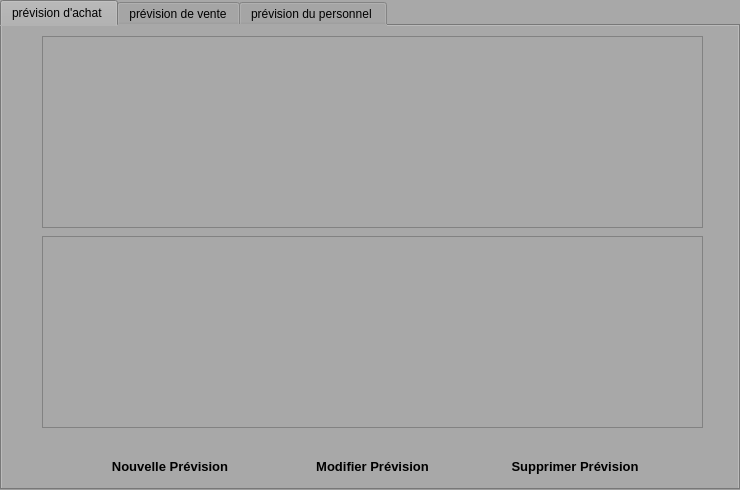
<?xml version="1.0" encoding="UTF-8"?>
<ui version="4.0">
 <class>intercafePrevision</class>
 <widget class="QWidget" name="intercafePrevision">
  <property name="geometry">
   <rect>
    <x>0</x>
    <y>0</y>
    <width>740</width>
    <height>490</height>
   </rect>
  </property>
  <property name="windowTitle">
   <string>Form</string>
  </property>
  <property name="styleSheet">
   <string notr="true">background-color:rgb(168, 168, 168);</string>
  </property>
  <widget class="QWidget" name="widget" native="true">
   <property name="geometry">
    <rect>
     <x>0</x>
     <y>0</y>
     <width>741</width>
     <height>490</height>
    </rect>
   </property>
   <widget class="QTabWidget" name="tabWidget">
    <property name="geometry">
     <rect>
      <x>0</x>
      <y>0</y>
      <width>740</width>
      <height>490</height>
     </rect>
    </property>
    <property name="styleSheet">
     <string notr="true"/>
    </property>
    <property name="currentIndex">
     <number>0</number>
    </property>
    <widget class="QWidget" name="uiAchat">
     <attribute name="title">
      <string>prévision d'achat </string>
     </attribute>
     <widget class="QWidget" name="horizontalLayoutWidget_2">
      <property name="geometry">
       <rect>
        <x>70</x>
        <y>420</y>
        <width>601</width>
        <height>41</height>
       </rect>
      </property>
      <layout class="QHBoxLayout" name="horizontalLayout_2">
       <item>
        <widget class="QPushButton" name="uiAjouterA">
         <property name="font">
          <font>
           <family>Segoe UI</family>
           <pointsize>10</pointsize>
           <weight>75</weight>
           <bold>true</bold>
          </font>
         </property>
         <property name="styleSheet">
          <string notr="true">border:rgb(255, 255, 255)</string>
         </property>
         <property name="text">
          <string>Nouvelle Prévision</string>
         </property>
         <property name="icon">
          <iconset>
           <normaloff>ProjectRessources/File-add-icon.png</normaloff>ProjectRessources/File-add-icon.png</iconset>
         </property>
         <property name="flat">
          <bool>true</bool>
         </property>
        </widget>
       </item>
       <item>
        <widget class="QPushButton" name="uiModifierA">
         <property name="font">
          <font>
           <family>Segoe UI</family>
           <pointsize>10</pointsize>
           <weight>75</weight>
           <bold>true</bold>
          </font>
         </property>
         <property name="styleSheet">
          <string notr="true">border:rgb(255, 255, 255)</string>
         </property>
         <property name="text">
          <string>Modifier Prévision</string>
         </property>
         <property name="icon">
          <iconset>
           <normaloff>ProjectRessources/File-add-icon.png</normaloff>ProjectRessources/File-add-icon.png</iconset>
         </property>
         <property name="flat">
          <bool>true</bool>
         </property>
        </widget>
       </item>
       <item>
        <widget class="QPushButton" name="uiSupprimerA">
         <property name="font">
          <font>
           <family>Segoe UI</family>
           <pointsize>10</pointsize>
           <weight>75</weight>
           <bold>true</bold>
          </font>
         </property>
         <property name="styleSheet">
          <string notr="true">border:rgb(255, 255, 255)</string>
         </property>
         <property name="text">
          <string>Supprimer Prévision</string>
         </property>
         <property name="icon">
          <iconset>
           <normaloff>ProjectRessources/Delete-icon.png</normaloff>ProjectRessources/Delete-icon.png</iconset>
         </property>
         <property name="flat">
          <bool>true</bool>
         </property>
        </widget>
       </item>
      </layout>
     </widget>
     <widget class="QTableView" name="achatPrevision">
      <property name="geometry">
       <rect>
        <x>40</x>
        <y>210</y>
        <width>661</width>
        <height>192</height>
       </rect>
      </property>
     </widget>
     <widget class="QTableView" name="achatArtice">
      <property name="geometry">
       <rect>
        <x>40</x>
        <y>10</y>
        <width>661</width>
        <height>192</height>
       </rect>
      </property>
     </widget>
    </widget>
    <widget class="QWidget" name="uiVente">
     <attribute name="title">
      <string>prévision de vente</string>
     </attribute>
     <widget class="QTableView" name="venteArticle">
      <property name="geometry">
       <rect>
        <x>40</x>
        <y>10</y>
        <width>661</width>
        <height>192</height>
       </rect>
      </property>
     </widget>
     <widget class="QTableView" name="ventePrevision">
      <property name="geometry">
       <rect>
        <x>40</x>
        <y>210</y>
        <width>661</width>
        <height>192</height>
       </rect>
      </property>
     </widget>
     <widget class="QWidget" name="horizontalLayoutWidget">
      <property name="geometry">
       <rect>
        <x>70</x>
        <y>420</y>
        <width>601</width>
        <height>41</height>
       </rect>
      </property>
      <layout class="QHBoxLayout" name="horizontalLayout">
       <item>
        <widget class="QPushButton" name="uiAjouterV">
         <property name="font">
          <font>
           <family>Segoe UI</family>
           <pointsize>10</pointsize>
           <weight>75</weight>
           <bold>true</bold>
          </font>
         </property>
         <property name="styleSheet">
          <string notr="true">border:rgb(255, 255, 255)</string>
         </property>
         <property name="text">
          <string>Nouvelle Prévision</string>
         </property>
         <property name="icon">
          <iconset>
           <normaloff>ProjectRessources/File-add-icon.png</normaloff>ProjectRessources/File-add-icon.png</iconset>
         </property>
         <property name="flat">
          <bool>true</bool>
         </property>
        </widget>
       </item>
       <item>
        <widget class="QPushButton" name="uiModifierV">
         <property name="font">
          <font>
           <family>Segoe UI</family>
           <pointsize>10</pointsize>
           <weight>75</weight>
           <bold>true</bold>
          </font>
         </property>
         <property name="styleSheet">
          <string notr="true">border:rgb(255, 255, 255)</string>
         </property>
         <property name="text">
          <string>Modifier Prévision</string>
         </property>
         <property name="icon">
          <iconset>
           <normaloff>ProjectRessources/File-add-icon.png</normaloff>ProjectRessources/File-add-icon.png</iconset>
         </property>
         <property name="flat">
          <bool>true</bool>
         </property>
        </widget>
       </item>
       <item>
        <widget class="QPushButton" name="uiSupprimerV">
         <property name="font">
          <font>
           <family>Segoe UI</family>
           <pointsize>10</pointsize>
           <weight>75</weight>
           <bold>true</bold>
          </font>
         </property>
         <property name="styleSheet">
          <string notr="true">border:rgb(255, 255, 255)</string>
         </property>
         <property name="text">
          <string>Supprimer Prévision</string>
         </property>
         <property name="icon">
          <iconset>
           <normaloff>ProjectRessources/Delete-icon.png</normaloff>ProjectRessources/Delete-icon.png</iconset>
         </property>
         <property name="flat">
          <bool>true</bool>
         </property>
        </widget>
       </item>
      </layout>
     </widget>
    </widget>
    <widget class="QWidget" name="uiPersonnel">
     <attribute name="title">
      <string>prévision du personnel </string>
     </attribute>
     <widget class="QWidget" name="horizontalLayoutWidget_3">
      <property name="geometry">
       <rect>
        <x>70</x>
        <y>420</y>
        <width>601</width>
        <height>41</height>
       </rect>
      </property>
      <layout class="QHBoxLayout" name="horizontalLayout_3">
       <item>
        <widget class="QPushButton" name="uiAjouterP">
         <property name="font">
          <font>
           <family>Segoe UI</family>
           <pointsize>10</pointsize>
           <weight>75</weight>
           <bold>true</bold>
          </font>
         </property>
         <property name="styleSheet">
          <string notr="true">border:rgb(255, 255, 255)</string>
         </property>
         <property name="text">
          <string>Nouvelle Prévision</string>
         </property>
         <property name="icon">
          <iconset>
           <normaloff>ProjectRessources/File-add-icon.png</normaloff>ProjectRessources/File-add-icon.png</iconset>
         </property>
         <property name="flat">
          <bool>true</bool>
         </property>
        </widget>
       </item>
       <item>
        <widget class="QPushButton" name="uiModifierP">
         <property name="font">
          <font>
           <family>Segoe UI</family>
           <pointsize>10</pointsize>
           <weight>75</weight>
           <bold>true</bold>
          </font>
         </property>
         <property name="styleSheet">
          <string notr="true">border:rgb(255, 255, 255)</string>
         </property>
         <property name="text">
          <string>Modifier Prévision</string>
         </property>
         <property name="icon">
          <iconset>
           <normaloff>ProjectRessources/File-add-icon.png</normaloff>ProjectRessources/File-add-icon.png</iconset>
         </property>
         <property name="flat">
          <bool>true</bool>
         </property>
        </widget>
       </item>
       <item>
        <widget class="QPushButton" name="uiSupprimerP">
         <property name="font">
          <font>
           <family>Segoe UI</family>
           <pointsize>10</pointsize>
           <weight>75</weight>
           <bold>true</bold>
          </font>
         </property>
         <property name="styleSheet">
          <string notr="true">border:rgb(255, 255, 255)</string>
         </property>
         <property name="text">
          <string>Supprimer Prévision</string>
         </property>
         <property name="icon">
          <iconset>
           <normaloff>ProjectRessources/Delete-icon.png</normaloff>ProjectRessources/Delete-icon.png</iconset>
         </property>
         <property name="flat">
          <bool>true</bool>
         </property>
        </widget>
       </item>
      </layout>
     </widget>
     <widget class="QTableView" name="personnelPrevision">
      <property name="geometry">
       <rect>
        <x>40</x>
        <y>210</y>
        <width>661</width>
        <height>192</height>
       </rect>
      </property>
     </widget>
     <widget class="QTableView" name="personnel">
      <property name="geometry">
       <rect>
        <x>40</x>
        <y>10</y>
        <width>250</width>
        <height>192</height>
       </rect>
      </property>
     </widget>
    </widget>
   </widget>
  </widget>
 </widget>
 <resources/>
 <connections/>
</ui>
